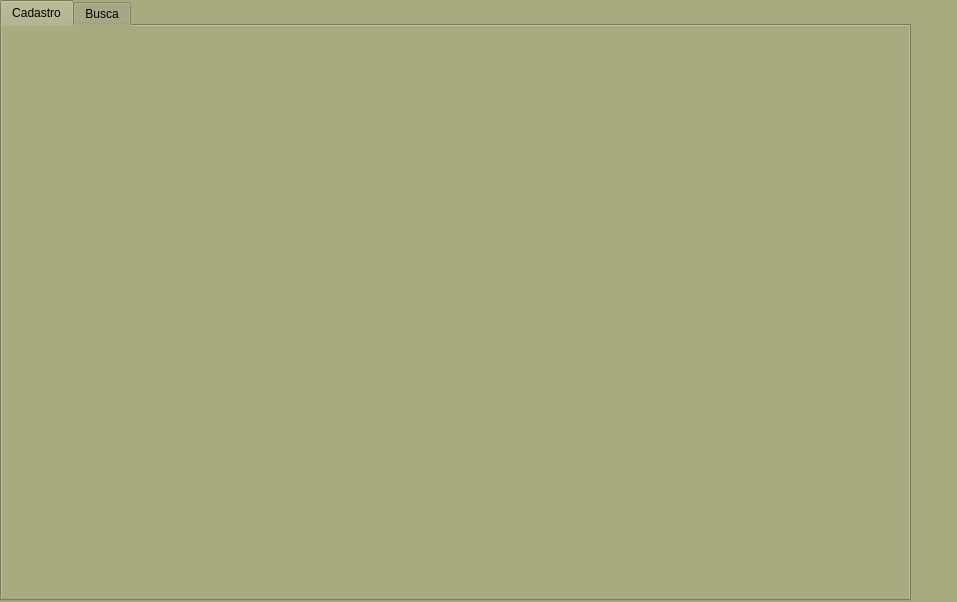
<?xml version="1.0" encoding="UTF-8"?>
<ui version="4.0">
 <class>MainWindow</class>
 <widget class="QMainWindow" name="MainWindow">
  <property name="geometry">
   <rect>
    <x>0</x>
    <y>0</y>
    <width>957</width>
    <height>602</height>
   </rect>
  </property>
  <property name="windowTitle">
   <string>Bando de Dados Treinamento Scoper</string>
  </property>
  <property name="windowIcon">
   <iconset>
    <normaloff>../Padrões/logo/logo A.png</normaloff>../Padrões/logo/logo A.png</iconset>
  </property>
  <property name="styleSheet">
   <string notr="true">background-color: rgb(170, 170, 127);</string>
  </property>
  <widget class="QWidget" name="centralwidget">
   <widget class="QTabWidget" name="tabWidget">
    <property name="geometry">
     <rect>
      <x>0</x>
      <y>0</y>
      <width>911</width>
      <height>601</height>
     </rect>
    </property>
    <property name="currentIndex">
     <number>0</number>
    </property>
    <widget class="QWidget" name="tab1">
     <attribute name="title">
      <string>Cadastro</string>
     </attribute>
    </widget>
    <widget class="QWidget" name="tab2">
     <attribute name="title">
      <string>Busca</string>
     </attribute>
    </widget>
   </widget>
  </widget>
  <action name="actionCadastro">
   <property name="text">
    <string>Cadastro</string>
   </property>
  </action>
 </widget>
 <resources/>
 <connections/>
</ui>
